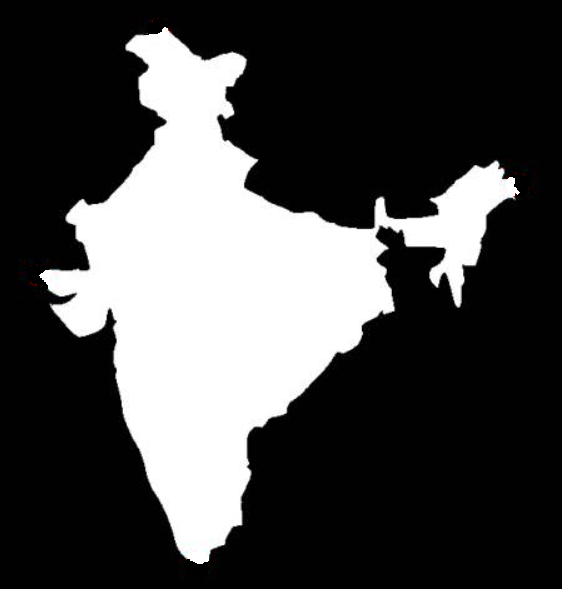
#> input picture Data/in/map.png, 562 x 589 px
$ python 3_Properties.py
#> lines starting #> are read from the running program, lines starting #| are printed output that depends on the picture; after the words box and inside, x2 and y2 are one past the last pixel; in counts of white or black regions, pixels touching at a corner belong together
import numpy as np
import cv2 as cv

img = cv.imread('../../../Data/in/map.png', 0)
#> img: shape (589, 562); min 0, max 255, mean 71
ret, thresh = cv.threshold(img, 127, 255, 0)
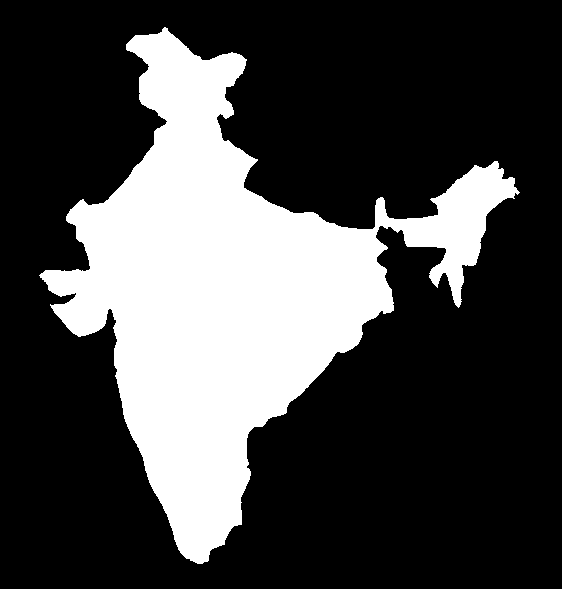
#> thresh: shape (589, 562); 27.6% white; 1 white region
contours, hierarchy = cv.findContours(thresh, 1, 2)
#> contours = 1 contour; box (x1, y1, x2, y2) and area: (39, 27, 520, 564) 90210
cnt = contours[0]
#> cnt = contour of 1096 points, box (x1, y1, x2, y2) (39, 27, 520, 564), area 90210
x, y, w, h = cv.boundingRect(cnt)
#> x = 39; y = 27; w = 481; h = 537
aspect_ratio = float(w) / h
#> aspect_ratio = 0.896
area = cv.contourArea(cnt)
#> area = 90210.5
x, y, w, h = cv.boundingRect(cnt)
rect_area = w * h
#> rect_area = 258297
extent = float(area) / rect_area
#> extent = 0.349
area = cv.contourArea(cnt)
hull = cv.convexHull(cnt)
#> hull = contour of 20 points, box (x1, y1, x2, y2) (39, 27, 520, 564), area 148586
hull_area = cv.contourArea(hull)
#> hull_area = 148585.5
solidity = float(area) / hull_area
#> solidity = 0.607
area = cv.contourArea(cnt)
equi_diameter = np.sqrt(4 * area / np.pi)
#> equi_diameter = 338.9
(x, y), (MA, ma), angle = cv.fitEllipse(cnt)
#> x = 259.2; y = 268.5; MA = 369.1; ma = 506.6; angle = 26.5
imgray = img.copy()

mask = np.zeros(imgray.shape, np.uint8)
cv.drawContours(mask, [cnt], 0, 255, -1)
pixelpoints = np.transpose(np.nonzero(mask))
#> pixelpoints = 91289 pairs, first value 27 to 563, second value 39 to 519
# pixelpoints = cv.findNonZero(mask)
min_val, max_val, min_loc, max_loc = cv.minMaxLoc(imgray, mask=mask)
#> min_val = 128; max_val = 255; min_loc = (254, 158); max_loc = (164, 27)
mean_val = cv.mean(img, mask=mask)
#> mean_val = (252.9, 0, 0, 0)
leftmost = tuple(cnt[cnt[:, :, 0].argmin()][0])
#> leftmost = (39, 275)
rightmost = tuple(cnt[cnt[:, :, 0].argmax()][0])
#> rightmost = (519, 192)
topmost = tuple(cnt[cnt[:, :, 1].argmin()][0])
#> topmost = (164, 27)
bottommost = tuple(cnt[cnt[:, :, 1].argmax()][0])
#> bottommost = (197, 563)
img = cv.cvtColor(img, cv.COLOR_GRAY2BGR)
#> img: shape (589, 562, 3)
cv.circle(img, leftmost, 10, (0, 0, 255), -1)
cv.circle(img, rightmost, 10, (0, 0, 255), -1)
cv.circle(img, bottommost, 10, (0, 0, 255), -1)
cv.circle(img, topmost, 10, (0, 0, 255), -1)
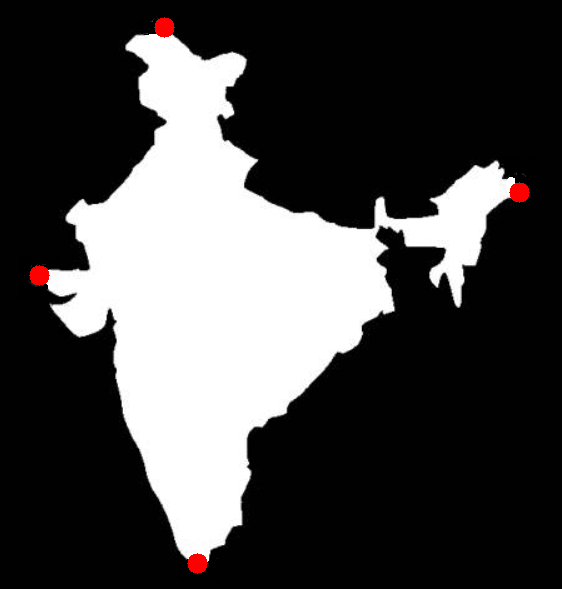
#> img: shape (589, 562, 3); mean B, G, R 70.7, 70.7, 71.7
cv.imshow('', img)
cv.waitKey(0)
cv.destroyAllWindows()

$ run again, with Data/in/Flash.png copied over Data/in/map.png
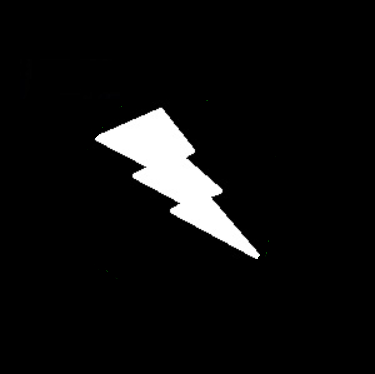
#> input picture Data/in/Flash.png, 375 x 374 px
#> `ret, thresh = cv.threshold(img, 127, 255, 0)`:
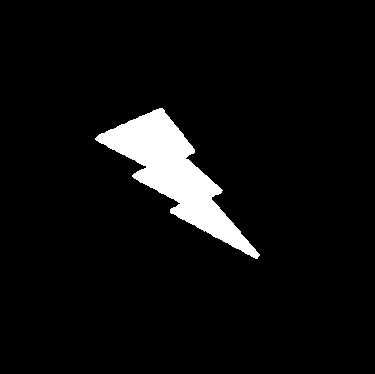
#> thresh: shape (374, 375); 5.5% white; 1 white region
#> contours = 1 contour; box (x1, y1, x2, y2) and area: (95, 108, 260, 259) 7438
#> cnt = contour of 260 points, box (x1, y1, x2, y2) (95, 108, 260, 259), area 7438
#> `x, y, w, h = cv.boundingRect(cnt)`: x = 95; y = 108; w = 165; h = 151
#> aspect_ratio = 1.09
#> area = 7438
#> rect_area = 24915
#> extent = 0.299
#> hull = contour of 22 points, box (x1, y1, x2, y2) (95, 108, 260, 259), area 9104
#> hull_area = 9104.5
#> solidity = 0.817
#> equi_diameter = 97.32
#> `(x, y), (MA, ma), angle = cv.fitEllipse(cnt)`: x = 173.6; y = 171.6; MA = 60.35; ma = 204.5; angle = 134.7
#> pixelpoints = 7662 pairs, first value 108 to 258, second value 95 to 259
#> min_val = 128; max_val = 255; min_loc = (139, 116); max_loc = (159, 108)
#> mean_val = (251.6, 0, 0, 0)
#> leftmost = (95, 138)
#> rightmost = (259, 255)
#> topmost = (159, 108)
#> bottommost = (255, 258)
#> `cv.circle(img, topmost, 10, (0, 0, 255), -1)`:
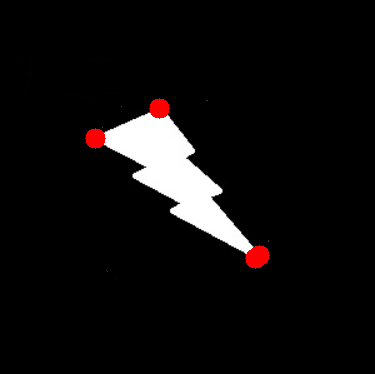
#> img: shape (374, 375, 3); mean B, G, R 13.4, 13.4, 15.3
